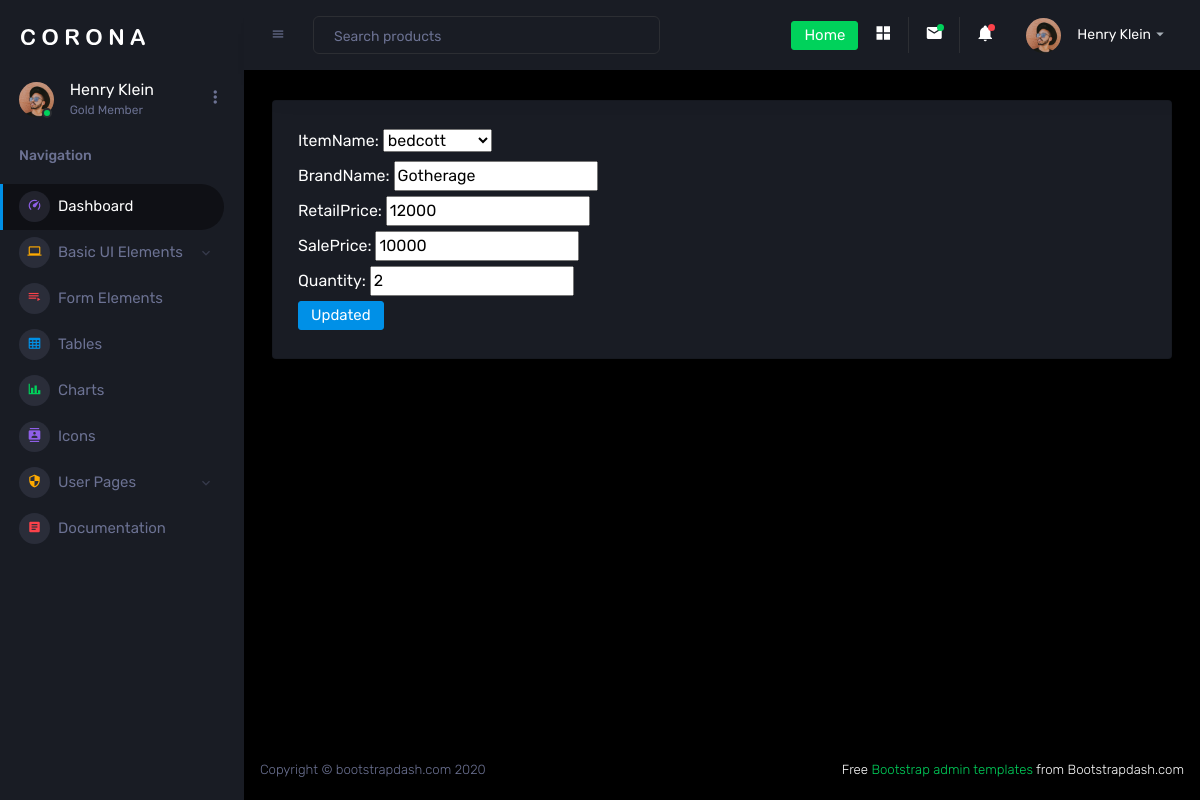
Page /update/1/ on the earlier database version.
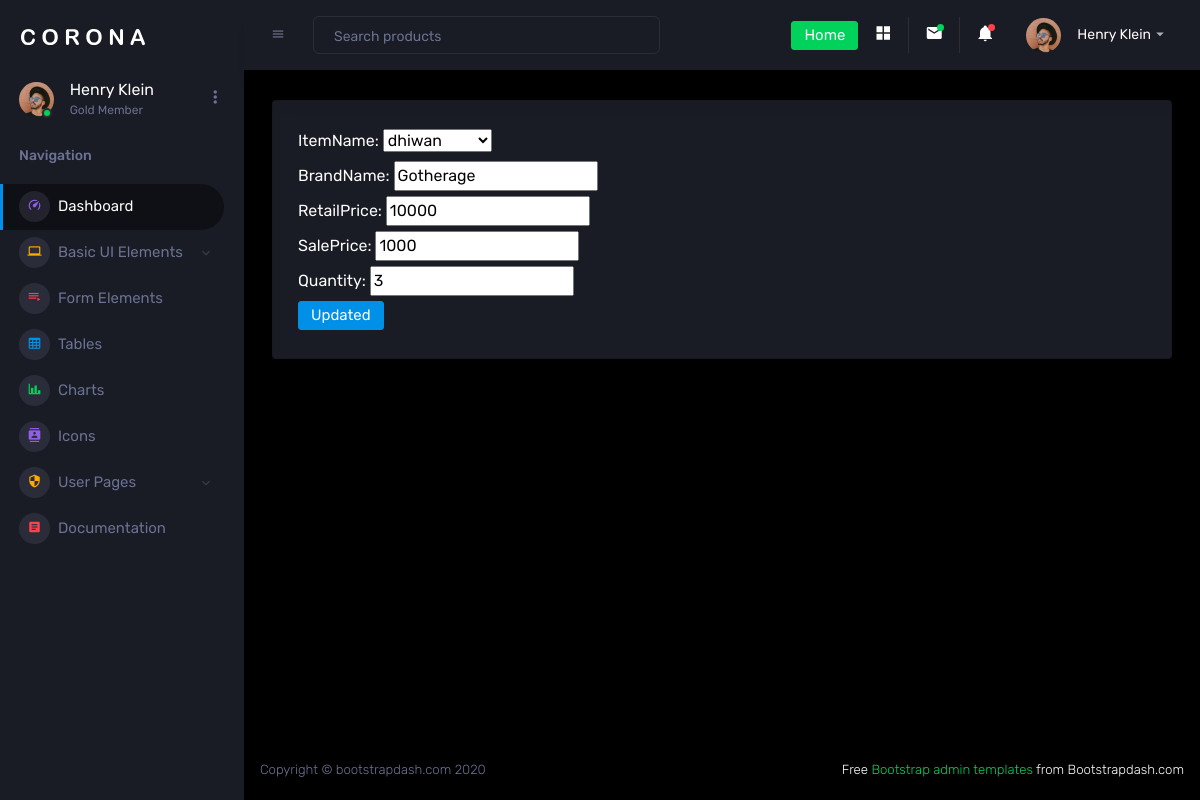
Same page on the later database version.
### new_app/models.py (models this page shows)
class Furniture(models.Model):
    objects = None
    furnitureType  = (
        ("bedcott","bedcott"),("sofa-set", "sofa-set"),
        ("chairs","chair"), ("dhiwan","dhiwan"),
        ("pooja stand","pooja stand"),
        ("alamara", "alamara")
    )
    ItemName = models.CharField(max_length=150, choices=furnitureType)
    BrandName = models.CharField(max_length=50)
    RetailPrice = models.CharField(max_length=20)
    SalePrice = models.CharField(max_length=20)
    Quantity = models.IntegerField()

### new_app/views.py (the view)
# urls.py: path('update/<int:id>/',views.itemUpdate,name= 'update')
def itemUpdate(request, id):
    data =Furniture.objects.get(id= id)
    form = furnitureForm(instance=data)
    if request.method == 'POST':
        data = furnitureForm(request.POST, instance=data)
        if data.is_valid():
            data.save()
            return redirect('dataview')
    return render(request, 'detailsupdate.html', {'form': form})

### new_app/forms.py
class furnitureForm(forms.ModelForm):
    class Meta:
        model = Furniture
        fields = ("__all__")

### template/detailsupdate.html (shortened to what this page needs)
{% extends 'dashboard.html' %}
{% block content %}
<form method = 'post'>
    {{form}}
    <div class="d-grid gap-2 d-md-block">
        <button class="btn btn-primary" type="button">Updated</button>
    </div>
</form>
{% endblock %}

Differences in the rows shown:
changed Furniture "Gotherage": ItemName "bedcott" → "dhiwan"; RetailPrice "12000" → "10000"; SalePrice "10000" → "1000"; Quantity "2" → "3"
